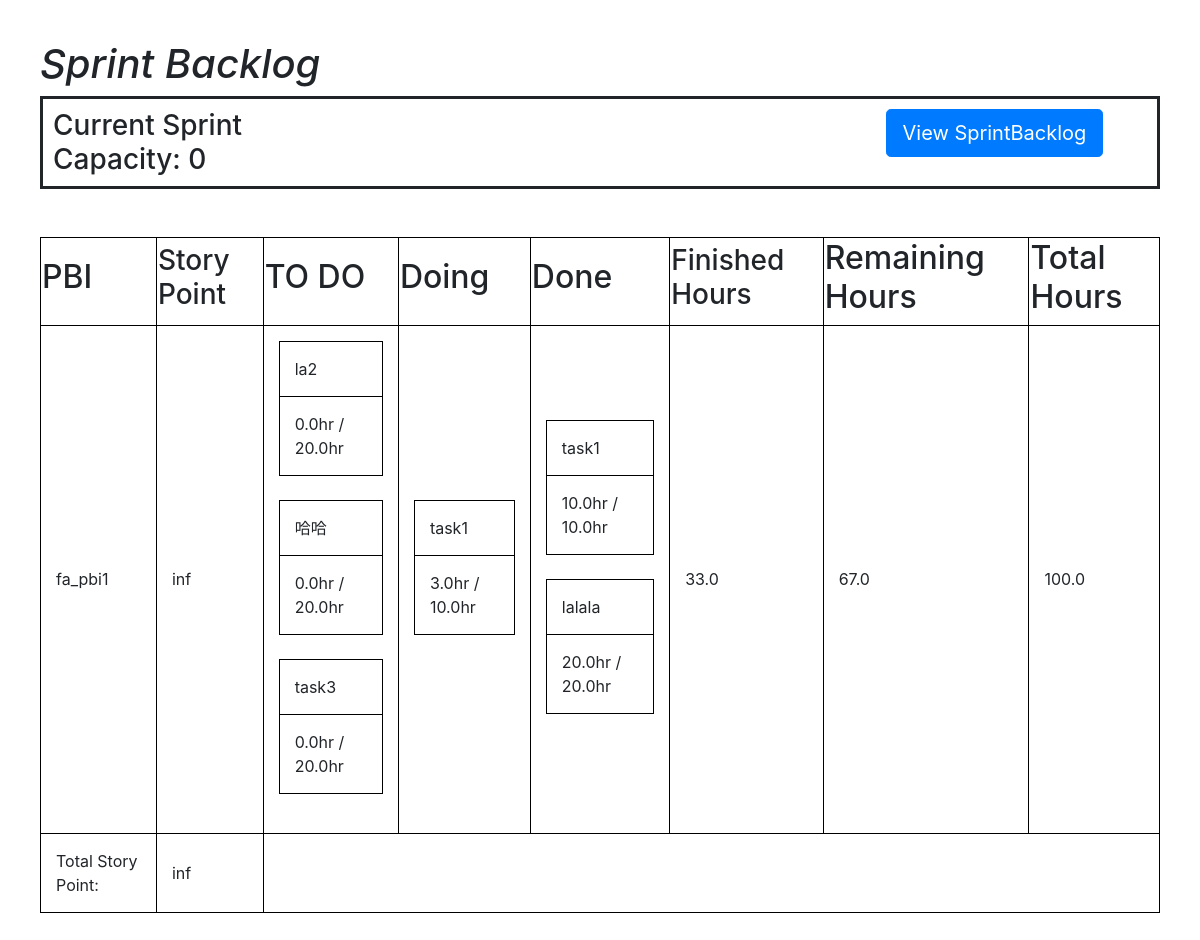
Page /1/view_task on the committed database.
### backtrack/models.py (models this page shows, shortened)
class PBI(models.Model):
    title = models.CharField(max_length=20)
    card = models.TextField(blank=True, null=True)
    conversation = models.TextField(blank=True, null=True)
    storypoints = models.IntegerField(blank=True, null=True)
    priority = models.IntegerField(default=1)
    INPROGRESS = 'INP'
    FINISHED = 'FN'
    NOTSTARTED = 'NO'
    STATUS_CHOICES = [
        (INPROGRESS, 'in progress'),
        (FINISHED, 'finished'),
        (NOTSTARTED, 'not started')
    ]
    status = models.CharField(
        choices=STATUS_CHOICES,
        max_length=20,
        default=NOTSTARTED
    )
    product_backlog = models.ForeignKey(
        ProductBacklog, models.CASCADE
    )
    class Meta:
        ordering = ('priority',)

class Task(models.Model):
    title = models.CharField(max_length=30)
    description = models.TextField()
    total_hours = models.FloatField(default=0)
    finished_hours = models.FloatField(default=0)
    INPROGRESS = 'INP'
    FINISHED = 'FN'
    NOTSTARTED = 'NO'
    STATUS_CHOICES = [
        (INPROGRESS, 'in progress'),
        (FINISHED, 'finished'),
        (NOTSTARTED, 'not started')
    ]
    status = models.CharField(
        choices=STATUS_CHOICES,
        max_length=20,
        default=NOTSTARTED
    )
    sprint_backlog = models.ForeignKey(
        SprintBacklog,
        models.CASCADE
    )
    pbi = models.ForeignKey(PBI, models.CASCADE)
    developer = models.ForeignKey(
        Developer,
        models.SET_NULL,
        blank=True,
        null=True
    )

### backtrack/views.py (the view)
# urls.py: path("<int:pk>/view_task", views.TaskView.as_view(), name="view task"),
class TaskView(ListView, SingleObjectMixin):
    template_name = "backtrack/task_view.html"
    class RowData:
        def __init__(self, pbi, task_category,
                finished_hours, total_hours):
            self.pbi = pbi
            self.task_category = task_category
            self.finished_hours = finished_hours
            self.total_hours = total_hours
            self.remaining_hours = total_hours - finished_hours
    def get(self, request, *args, **kwargs):
        self.object = self.get_object(
                queryset=SprintBacklog.objects.all()
            )
        return super().get(request, *args, **kwargs)
    def get_context_data(self, **kwargs):
        context = super().get_context_data(**kwargs)
        if self.request.GET.get('view_my_task'):
            context['view_my_task'] = True
        else:
            context['view_my_task'] = False
        pbi_list = self.get_queryset()
        row_data_list = []
        total_storypoints = 0; inf = False
        for pbi in pbi_list:
            if not inf:
                if pbi.storypoints is None:
                    inf = True
                    total_storypoints = 'inf'
                else:
                    total_storypoints += pbi.storypoints
            task_no = []; task_inp = []; task_fn = []
            finished_hours = 0
            total_hours = 0
            for task in pbi.task_set.all():
                if task.sprint_backlog.id != self.object.id:
                    continue
                if context['view_my_task'] and task.developer != \
                        self.request.user.developer:
                    continue
                if task.status == Task.NOTSTARTED:
                    task_no.append(task)
                elif task.status == Task.INPROGRESS:
                    task_inp.append(task)
                elif task.status == Task.FINISHED:
                    task_fn.append(task)
                finished_hours += task.finished_hours
                total_hours += task.total_hours
            task_category = [task_no, task_inp, task_fn]
            row_data_list.append(
                self.RowData(
                    pbi,task_category,
                    finished_hours, total_hours
                )
            )
        context['sb'] = self.object
        context['pk'] = self.object.pk
        context['row_data_list'] = row_data_list
        context['total_storypoints'] = total_storypoints
        context['hours_available'] = self.object.hours_available
        context['project_name'] = \
            self.object.pbi.all()[0].product_backlog.project.name
        return context
    def get_queryset(self):
        return self.object.pbi.all()

### backtrack/models.py (called while the page is built)
    def __str__(self):
        return self.user.username

### backtrack/templates/backtrack/task_view.html (shortened to what this page needs)
<!DOCTYPE html>
{% load backtrack_extra %}
{% load bootstrap4 %}
{% bootstrap_css %}
<html>
<head>
	<link rel="stylesheet" type="text/css" href="../../static/backtrack/task_view.css">
</head>
<body>
	<div id="heading">
		<h1>Sprint Backlog</h1>
	</div>
	<div id="SprintFunctions">
		<h3>Current Sprint Capacity: {{ hours_available }}</h3></nobr>
		<h3>&nbsp</h3>
		<h3>&nbsp</h3>
		<a class="btn btn-primary btn-lg"
				href="{% url 'backtrack:view sb' project_name %}"
				role="button">View SprintBacklog</a>
	</div><br><br>
	<div id="TaskTable">
		<table>
			<tr>
				<th><h2>PBI</h2></th>
				<th><h3>Story Point</h3></th>
				<th><h2>TO DO</h2></th>
				<th><h2>Doing</h2></th>
				<th><h2>Done</h2></th>
				<th><h3>Finished Hours</h3></th>
				<th><h2>Remaining Hours</h2></th>
				<th><h2>Total Hours</h2></th>
			</tr>
			{% for row_data in row_data_list %}
			<tr>
				<td>{{ row_data.pbi.title }}</td>
				<td>{{ row_data.pbi.storypoints|default_if_none:'inf' }}</td>
				{% for category in row_data.task_category %}
				<td>
					{% for task in category %}
					<div id="{{ task.id }}" class="taskInfo">
						<table>
							<tr><td>{{ task.title }}</td></tr>
							<tr><td>{{ task.finished_hours }}hr / {{ task.total_hours }}hr</td></tr>
						</table>
					</div><br>
					{% endfor %}
				</td>
				{% endfor %}
				<td>{{ row_data.finished_hours }}</td>
				<td>{{ row_data.remaining_hours }}</td>
				<td>{{ row_data.total_hours }}</td>
			{% empty %}
				You didn't add any pbi to this sprint
			{% endfor %}
			<tr>
				<td>Total Story Point: </td>
				<td>{{ total_storypoints }}</td>
			</tr>
		</table>
	</div><br><br><br>
</body>
</html>

### backtrack/static/backtrack/task_view.css (style rules this page uses)
body { padding: 40px; }
#heading { font-style:italic; font-weight:bold; }
#SprintFunctions { column-count: 4; padding: 10px 10px 10px 10px; border-style:solid; }
table { border-collapse: collapse; width: 100%; }
table, th, td { border: 1px solid black; }
th { height: 40px; }
td { padding: 15px; }

### rows in the picture
PBI: pbi "fa_pbi1", pbi.storypoints "inf"
Task: title "la2", finished_hours "0.0", total_hours "20.0"
Task: title "哈哈", finished_hours "0.0", total_hours "20.0"
Task: title "task3", finished_hours "0.0", total_hours "20.0"
Task: title "task1", finished_hours "3.0", total_hours "10.0"
Task: title "task1", finished_hours "10.0", total_hours "10.0"
Task: title "lalala", finished_hours "20.0", total_hours "20.0"

### other values in the picture
{{ hours_available }} "0"
{{ row_data.finished_hours }} "33.0"
{{ row_data.remaining_hours }} "67.0"
{{ row_data.total_hours }} "100.0"
{{ total_storypoints }} "inf"
